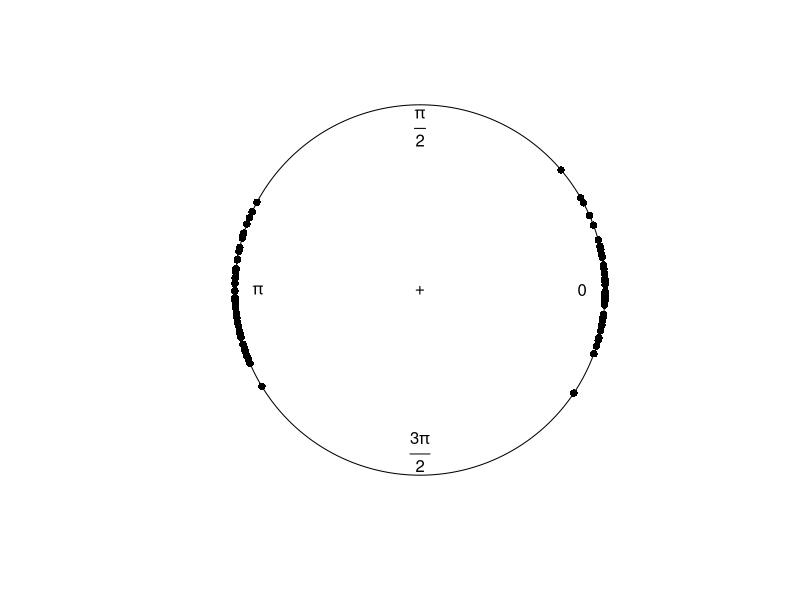

Recreate this plot in R.
library(circular)


### Name: mixedvonmises
### Title: Mixture of von Mises Distributions
### Aliases: dmixedvonmises rmixedvonmises pmixedvonmises
### Keywords: distribution

### ** Examples


x <- rmixedvonmises(n=100, mu1=circular(0), mu2=circular(pi), kappa1=15, 
  kappa2=15, prop=0.5)
plot(x)
